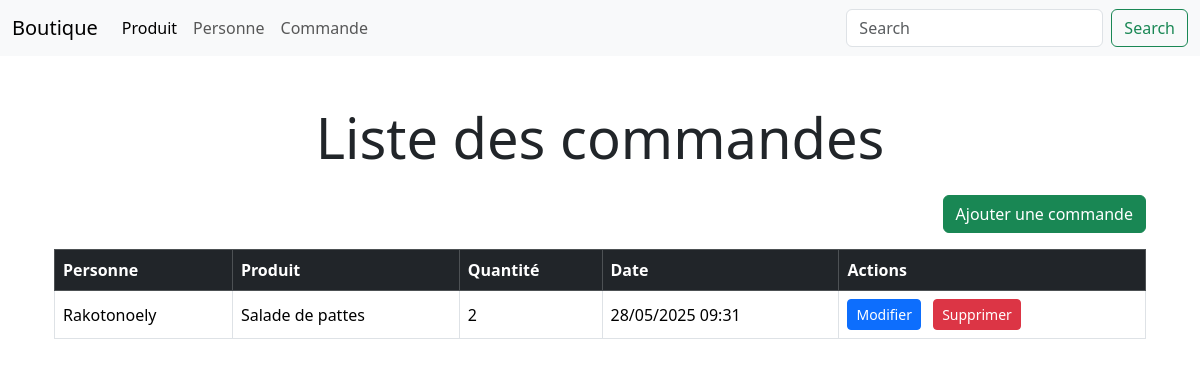
/commande, run on the app's committed database.
### commande/models.py (models this page shows, shortened)
class Commande(models.Model):
    personne = models.ForeignKey('personne.Personne', on_delete=models.CASCADE)
    produit = models.ForeignKey('produit.Produit', on_delete=models.CASCADE)
    quantite = models.PositiveIntegerField()
    date_commande = models.DateTimeField(auto_now_add=True)

### personne/models.py (models this page shows, shortened)
class Personne(models.Model):
    nom_personne = models.CharField(max_length=100)
    prenom_personne = models.CharField(max_length=150)
    telephone = models.CharField(max_length=12)
    image_personne = models.ImageField(upload_to='image/')
    def __str__(self):
        return self.nom_personne

### produit/models.py (models this page shows, shortened)
class Produit(models.Model):
    nom = models.CharField(max_length=255)
    description = models.TextField()
    prix = models.FloatField()
    image = models.ImageField(upload_to = 'image/')
    def __str__(self):
        return self.nom

### commande/views.py (the view)
# urls.py: path('', index, name='indexCommande'),
def index(request, *args, **kwargs):
    liste_commande = Commande.objects.all()
    context = {
        'commandes' : liste_commande
    }
    return render(request, 'indexCommande.html', context)

### templates/indexCommande.html (shortened to what this page needs)
{% extends 'base.html' %}
{% block content %}
<div class="container mt-5">
    <h1 class="text-center display-4 mb-4">Liste des commandes</h1>
    <div class="mb-3 text-end">
        <a href="{% url 'commandes:create_commande' %}" class="btn btn-success">Ajouter une commande</a>
    </div>
    <div class="table-responsive">
        <table class="table table-bordered table-hover align-middle">
            <thead class="table-dark">
                <tr>
                    <th>Personne</th>
                    <th>Produit</th>
                    <th>Quantité</th>
                    <th>Date</th>
                    <th>Actions</th>
                </tr>
            </thead>
            <tbody>
                {% for commande in commandes %}
                <tr>
                    <td>{{ commande.personne }}</td>
                    <td>{{ commande.produit }}</td>
                    <td>{{ commande.quantite }}</td>
                    <td>{{ commande.date_commande|date:"d/m/Y H:i" }}</td>
                    <td>
                        <a href="{% url 'commandes:commandeUpdate' commande.id %}" class="btn btn-sm btn-primary me-2">Modifier</a>
                        <form action="{% url 'commandes:commandeDelete' commande.id %}" method="post" class="d-inline">
                            <button type="submit" class="btn btn-sm btn-danger" onclick="return confirm('Confirmer la suppression ?');">Supprimer</button>
                        </form>
                    </td>
                </tr>
                {% empty %}
                <tr>
                    <td colspan="5" class="text-center text-muted">Aucune commande enregistrée.</td>
                </tr>
                {% endfor %}
            </tbody>
        </table>
    </div>
</div>
{% endblock %}

### data on the page
Commande: personne "Rakotonoely", produit "Salade de pattes", quantite "2", date_commande "28/05/2025 09:31"
